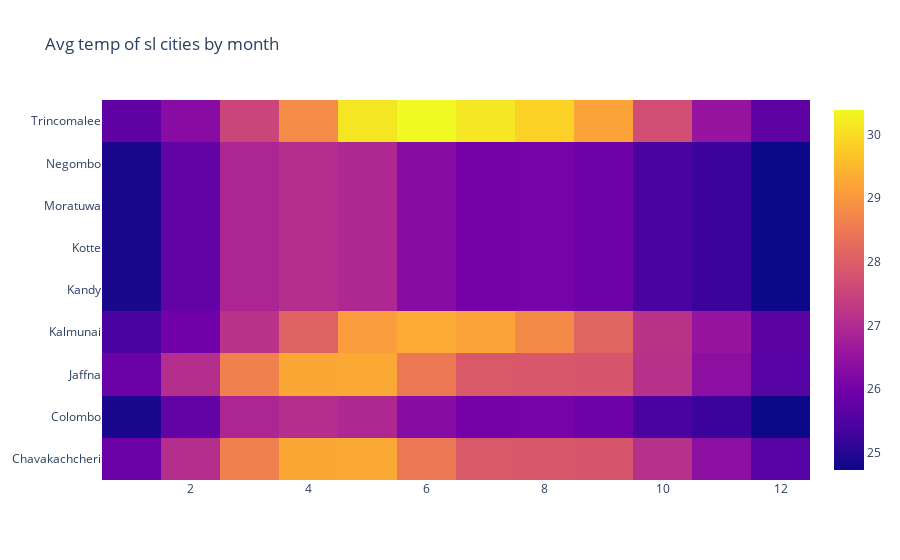

The cell this chart's notebook holds for it:
### Code cell
fig=go.Figure(data=data1,layout=layout)
fig.show()

### Figure 1 — Plotly figure (JSON) as saved in the notebook; plotly's stock layout.template omitted (floating-point values rounded to 4 significant figures)
{"data": [{"type": "heatmap", "x": [1, 2, 3, 4, 5, 6, 7, 8, 9, 10, 11, 12, 1, 2, 3, 4, 5, 6, 7, 8, 9, 10, 11, 12, 1, 2, 3, 4, 5, 6, 7, 8, 9, 10, 11, 12, 1, 2, 3, 4, 5, 6, 7, 8, 9, 10, 11, 12, 1, 2, 3, 4, 5, 6, 7, 8, 9, 10, 11, 12, 1, 2, 3, 4, 5, 6, 7, 8, 9, 10, 11, 12, 1, 2, 3, 4, 5, 6, 7, 8, 9, 10, 11, 12, 1, 2, 3, 4, 5, 6, 7, 8, 9, 10, 11, 12, 1, 2, 3, 4, 5, 6, 7, 8, 9, 10, 11, 12], "y": ["Chavakachcheri", "Chavakachcheri", "Chavakachcheri", "Chavakachcheri", "Chavakachcheri", "Chavakachcheri", "Chavakachcheri", "Chavakachcheri", "Chavakachcheri", "Chavakachcheri", "Chavakachcheri", "Chavakachcheri", "Colombo", "Colombo", "Colombo", "Colombo", "Colombo", "Colombo", "Colombo", "Colombo", "Colombo", "Colombo", "Colombo", "Colombo", "Jaffna", "Jaffna", "Jaffna", "Jaffna", "Jaffna", "Jaffna", "Jaffna", "Jaffna", "Jaffna", "Jaffna", "Jaffna", "Jaffna", "Kalmunai", "Kalmunai", "Kalmunai", "Kalmunai", "Kalmunai", "Kalmunai", "Kalmunai", "Kalmunai", "Kalmunai", "Kalmunai", "Kalmunai", "Kalmunai", "Kandy", "Kandy", "Kandy", "Kandy", "Kandy", "Kandy", "Kandy", "Kandy", "Kandy", "Kandy", "Kandy", "Kandy", "Kotte", "Kotte", "Kotte", "Kotte", "Kotte", "Kotte", "Kotte", "Kotte", "Kotte", "Kotte", "Kotte", "Kotte", "Moratuwa", "Moratuwa", "Moratuwa", "Moratuwa", "Moratuwa", "Moratuwa", "Moratuwa", "Moratuwa", "Moratuwa", "Moratuwa", "Moratuwa", "Moratuwa", "Negombo", "Negombo", "Negombo", "Negombo", "Negombo", "Negombo", "Negombo", "Negombo", "Negombo", "Negombo", "Negombo", "Negombo", "Trincomalee", "Trincomalee", "Trincomalee", "Trincomalee", "Trincomalee", "Trincomalee", "Trincomalee", "Trincomalee", "Trincomalee", "Trincomalee", "Trincomalee", "Trincomalee"], "z": [25.85, 27.06, 28.62, 29.25, 29.27, 28.46, 27.92, 27.87, 27.85, 27.12, 26.39, 25.6, 24.86, 25.76, 26.9, 27.06, 26.95, 26.28, 26.02, 26.04, 25.93, 25.43, 25.22, 24.72, 25.85, 27.06, 28.62, 29.25, 29.27, 28.46, 27.92, 27.87, 27.85, 27.12, 26.39, 25.6, 25.41, 25.96, 27.14, 28.09, 29.06, 29.3, 29.18, 28.78, 28.11, 27.16, 26.53, 25.66, 24.86, 25.76, 26.9, 27.06, 26.95, 26.28, 26.02, 26.04, 25.93, 25.43, 25.22, 24.72, 24.86, 25.76, 26.9, 27.06, 26.95, 26.28, 26.02, 26.04, 25.93, 25.43, 25.22, 24.72, 24.86, 25.76, 26.9, 27.06, 26.95, 26.28, 26.02, 26.04, 25.93, 25.43, 25.22, 24.72, 24.86, 25.76, 26.9, 27.06, 26.95, 26.28, 26.02, 26.04, 25.93, 25.43, 25.22, 24.72, 25.73, 26.31, 27.51, 28.81, 30.14, 30.39, 30.15, 29.85, 29.18, 27.68, 26.52, 25.72]}], "layout": {"title": {"text": "Avg temp of sl cities by month"}}}
